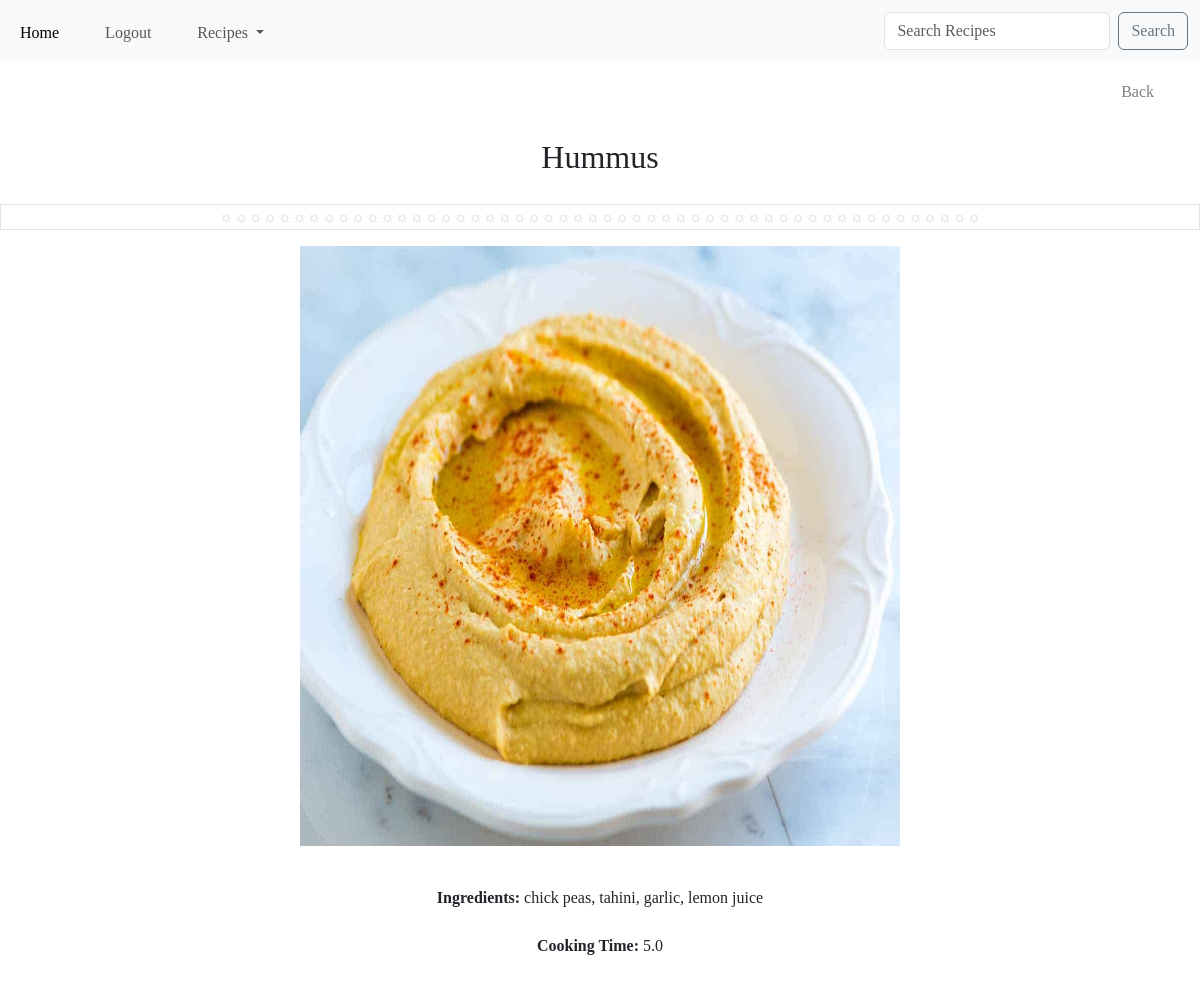
The page /list/2 on the database as committed earlier.
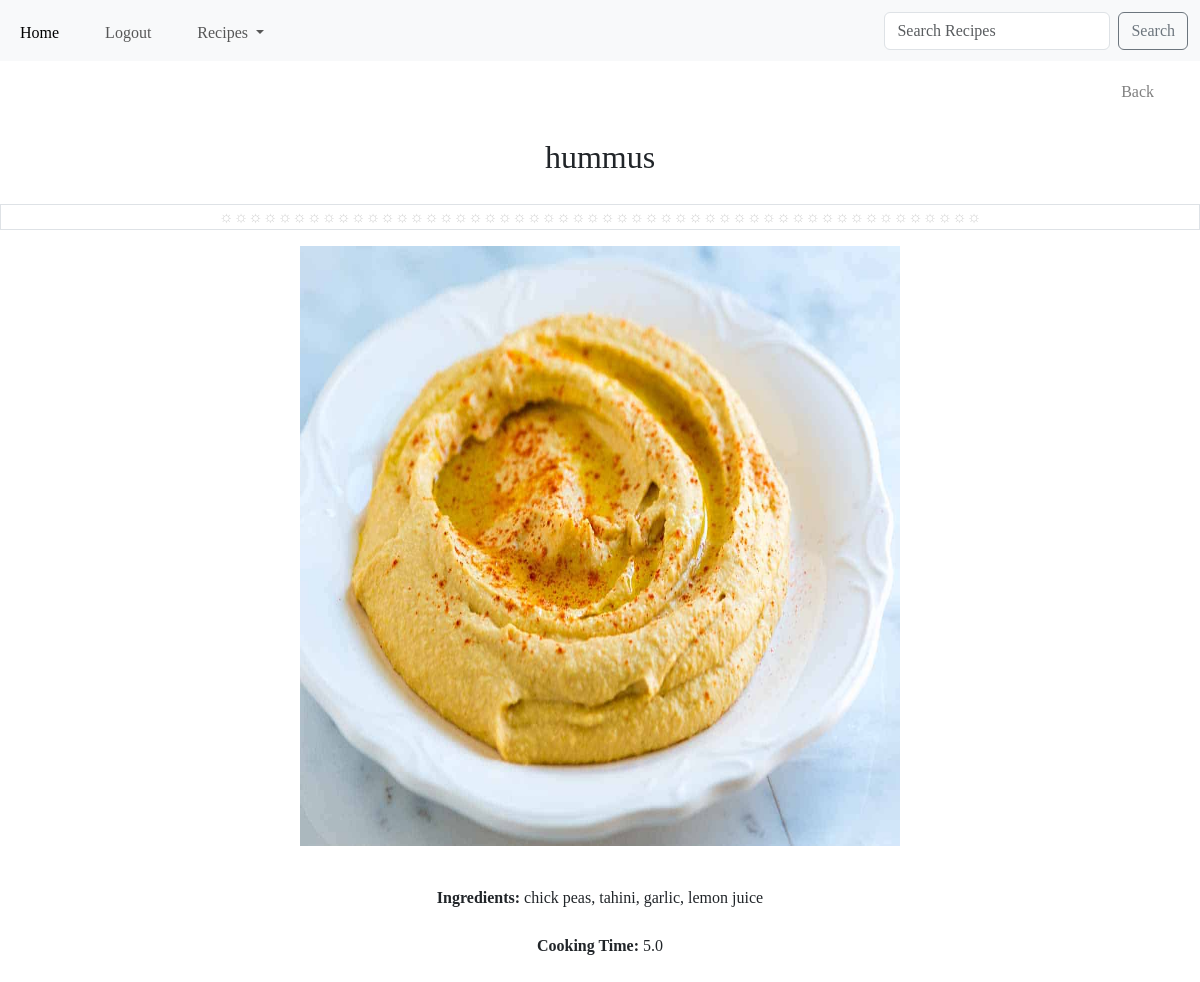
The same page on the database as committed later.
### recipes/models.py (models this page shows, shortened)
class Recipe(models.Model):
    name=models.CharField(max_length=120)
    ingredients=models.CharField(max_length=250)
    cooking_time=models.FloatField(help_text='in minutes')
    pic = models.ImageField(upload_to='recipes/', default='no_picture.jpg')

### recipes/views.py (the view)
# urls.py: path('list/<pk>', RecipeDetailView.as_view(), name='detail'),
class RecipeDetailView(DetailView):
    model = Recipe
    template_name = 'recipes/detail.html'

### recipes/templates/recipes/detail.html (shortened to what this page needs)
<!DOCTYPE html>
<html lang="en">
<head>
</head>
<link href="https://cdn.jsdelivr.net/npm/bootstrap@5.3.3/dist/css/bootstrap.min.css" rel="stylesheet">
  {% include './navbar.html' %}
  <body>
<ul>
<li><a href ="{%url 'recipes:list' %}">Back </a></li>
</ul>
<h2>{{object.name}}</h2>
<p class="border">&#9788;&#9788;&#9788;&#9788;&#9788;&#9788;&#9788;&#9788;&#9788;&#9788;&#9788;&#9788;&#9788;&#9788;&#9788;&#9788;&#9788;&#9788;&#9788;&#9788;&#9788;&#9788;&#9788;&#9788;&#9788;&#9788;&#9788;&#9788;&#9788;&#9788;&#9788;&#9788;&#9788;&#9788;&#9788;&#9788;&#9788;&#9788;&#9788;&#9788;&#9788;&#9788;&#9788;&#9788;&#9788;&#9788;&#9788;&#9788;&#9788;&#9788;&#9788;&#9788;</p>
<img src="{{object.pic.url}}" width="200" height="300" />
<div class="instructions">
<b>Ingredients: </b> {{object.ingredients}} <br><br>
<b>Cooking Time: </b> {{object.cooking_time}} <br>
</div>
</body>
</html>

Rows that differ between the two databases and show on the page:
changed Recipe "chick peas, tahini, garlic, lemon juice": name "Hummus" → "hummus"
